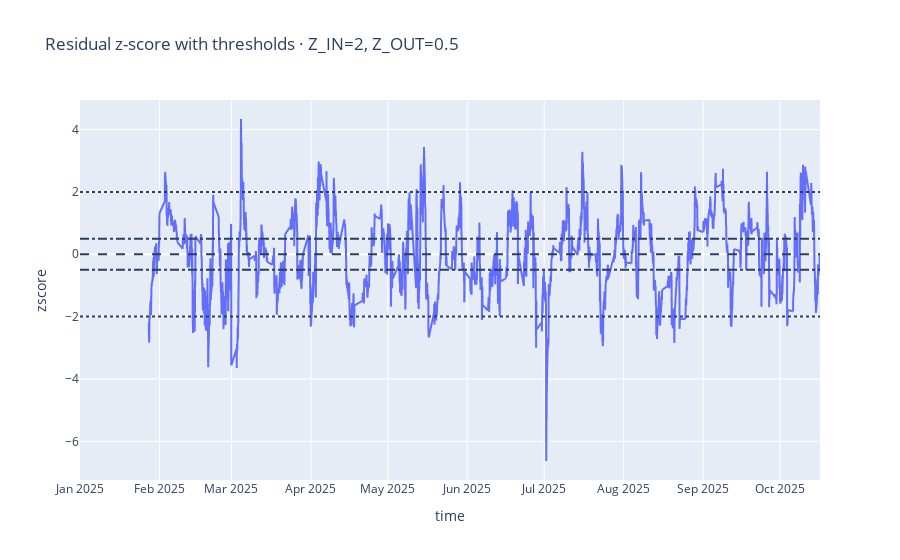

Notebook code cell kept with this figure:
### Markdown cell above
## z-score plot with thresholds

### Code cell
# %%
import plotly.express as px

fig_z = px.line(df, x="time", y="zscore",
                title=f"Residual z-score with thresholds · Z_IN={Z_IN}, Z_OUT={Z_OUT}")
fig_z.add_hline(y=0, line_dash="dash")
fig_z.add_hline(y= Z_IN,  line_dash="dot")
fig_z.add_hline(y=-Z_IN,  line_dash="dot")
fig_z.add_hline(y= Z_OUT, line_dash="dashdot")
fig_z.add_hline(y=-Z_OUT, line_dash="dashdot")
fig_z.show()

### Figure 1 — Plotly figure (JSON) as saved in the notebook; plotly's stock layout.template omitted (floating-point values rounded to 4 significant figures; data arrays with more than 128 entries replaced by an {"elided": "..."} marker saying what was removed)
{"data": [{"hovertemplate": "time=%{x}<br>zscore=%{y}<extra></extra>", "legendgroup": "", "line": {"color": "#636efa", "dash": "solid"}, "marker": {"symbol": "circle"}, "mode": "lines", "name": "", "showlegend": false, "type": "scattergl", "x": {"elided": "4672 str values"}, "xaxis": "x", "y": {"elided": "4672 float values"}, "yaxis": "y"}], "layout": {"legend": {"tracegroupgap": 0}, "shapes": [{"line": {"dash": "dash"}, "type": "line", "x0": 0, "x1": 1, "xref": "x domain", "y0": 0, "y1": 0, "yref": "y"}, {"line": {"dash": "dot"}, "type": "line", "x0": 0, "x1": 1, "xref": "x domain", "y0": 2, "y1": 2, "yref": "y"}, {"line": {"dash": "dot"}, "type": "line", "x0": 0, "x1": 1, "xref": "x domain", "y0": -2, "y1": -2, "yref": "y"}, {"line": {"dash": "dashdot"}, "type": "line", "x0": 0, "x1": 1, "xref": "x domain", "y0": 0.5, "y1": 0.5, "yref": "y"}, {"line": {"dash": "dashdot"}, "type": "line", "x0": 0, "x1": 1, "xref": "x domain", "y0": -0.5, "y1": -0.5, "yref": "y"}], "title": {"text": "Residual z-score with thresholds · Z_IN=2, Z_OUT=0.5"}, "xaxis": {"anchor": "y", "domain": [0, 1], "title": {"text": "time"}}, "yaxis": {"anchor": "x", "domain": [0, 1], "title": {"text": "zscore"}}}}
